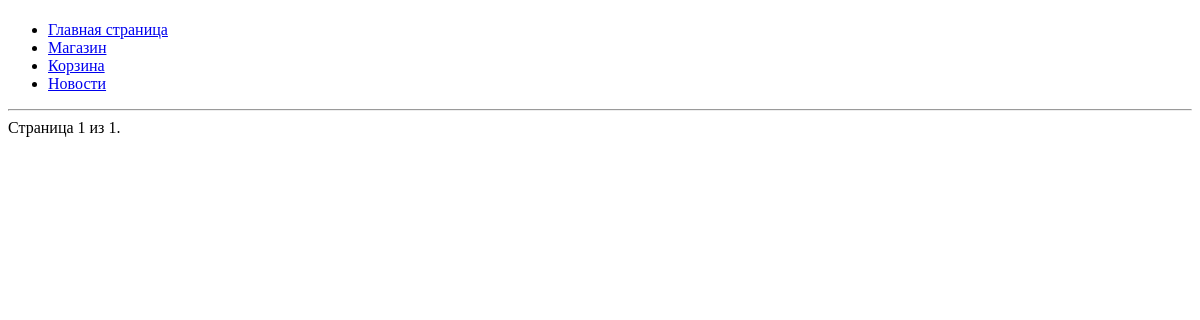
Before: /task1/platform/news/ with the older database file.
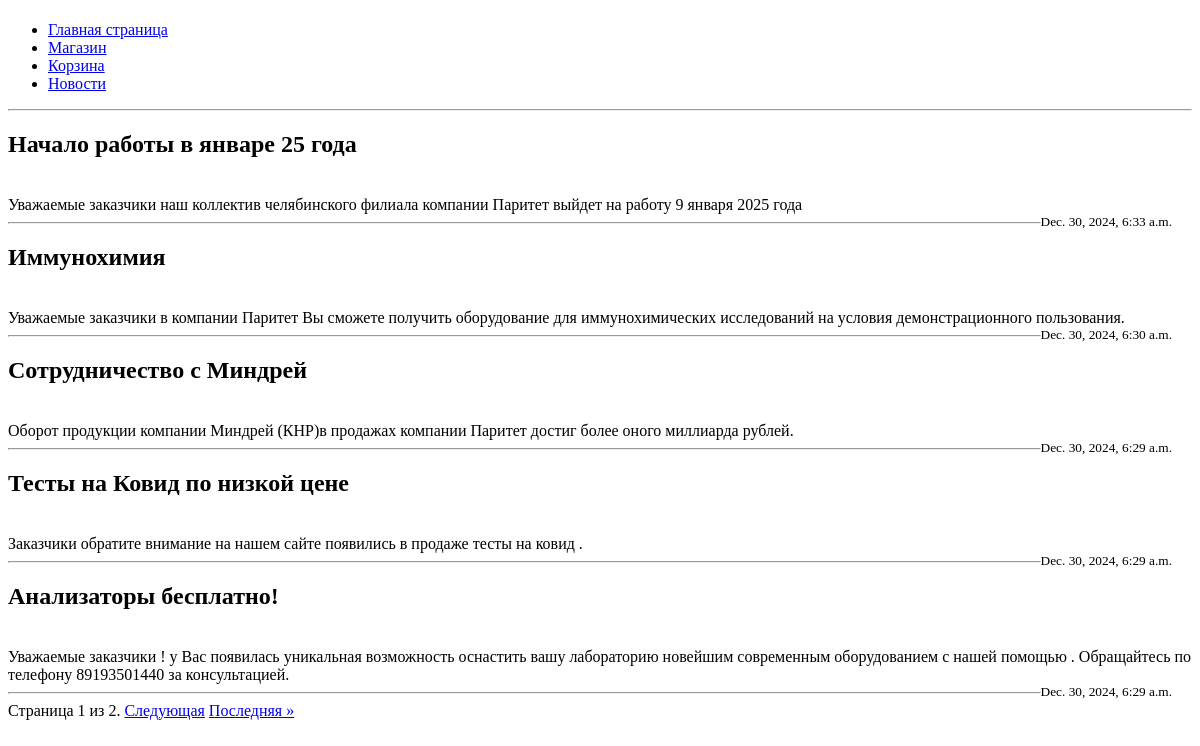
After: the same page with the newer database file.
### task1/models.py (models this page shows, shortened)
class News(models.Model):
    title = models.CharField(max_length=200)  # Заголовок новости
    content = models.TextField()  # Содержание новости
    date = models.DateTimeField(default=timezone.now)  # Дата новости

### task1/views.py (the view)
# urls.py: path('platform/news/', views.news, name='news'),
def news(request):
    news_list = News.objects.all().order_by('-date')
    paginator = Paginator(news_list, 5)  # 5 новостей на странице
    page_number = request.GET.get('page')
    page_obj = paginator.get_page(page_number)
    context = {
        'page_obj': page_obj,
    }
    return render(request, 'fourth_task/news.html', context)  # Обновленный путь к шаблону

### task1/templates/fourth_task/news.html (shortened to what this page needs)
{% extends 'fourth_task/menu.html' %}
{% block menu %}{{ block.super }}{% endblock %}
{% block content %}
    <hr>
    {% for new in page_obj %}
        <h2>{{ new.title }}</h2>
        <br>
        {{ new.content }}
        <br>
        <small style="float: right; margin-right: 20px;">{{ new.date }}</small>
        <hr>
    {% endfor %}
    <div class="pagination">
        <span class="step-links">
            <span class="current">
                Страница {{ page_obj.number }} из {{ page_obj.paginator.num_pages }}.
            </span>
            {% if page_obj.has_next %}
                <a href="?page={{ page_obj.next_page_number }}">Следующая</a>
                <a href="?page={{ page_obj.paginator.num_pages }}">Последняя &raquo;</a>
            {% endif %}
        </span>
    </div>
{% endblock %}

Changed rows visible on the page:
added News: title "Начало работы в январе 25 года", content "Уважаемые заказчики наш коллектив челябинского филиала компании Паритет выйдет на работу 9 января 2025 года", date "Dec. 30, 2024, 6:33 a.m."
added News: title "Иммунохимия", content "Уважаемые заказчики в компании Паритет Вы сможете получить оборудование для иммунохимических исследований на условия демонстрационного пользования.", date "Dec. 30, 2024, 6:30 a.m."
added News: title "Сотрудничество с Миндрей", content "Оборот продукции компании Миндрей (КНР)в продажах компании Паритет достиг более оного миллиарда рублей.", date "Dec. 30, 2024, 6:29 a.m."
added News: title "Тесты на Ковид по низкой цене", content "Заказчики обратите внимание на нашем сайте появились в продаже тесты на ковид .", date "Dec. 30, 2024, 6:29 a.m."
added News: title "Анализаторы бесплатно!", content "Уважаемые заказчики ! у Вас появилась уникальная возможность оснастить вашу лабораторию новейшим современным оборудованием с нашей помощью . Обращайтесь по телефону 89193501440 за консультацией.", date "Dec. 30, 2024, 6:29 a.m."
Other visible differences:
{{ page_obj.paginator.num_pages }}: "1" → "2"
text now shown: "Следующая Последняя »"
